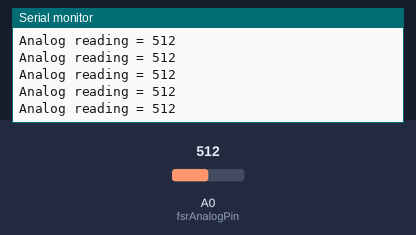
This sketch was run on a simulated Arduino Uno, built with avr-gcc and run on an emulated ATmega328P. Parts: the last lines printed to the serial monitor. Inputs (shaded band) come from the test bench; at power-on: A0 (fsrAnalogPin) = 512.

Above: at 1.2 s.
1.3 s: A0 (fsrAnalogPin) set to 716
At 1.31 s:
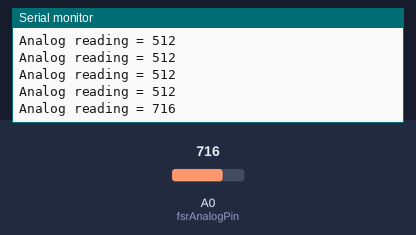
2.8 s: A0 (fsrAnalogPin) set to 900
At 2.82 s:
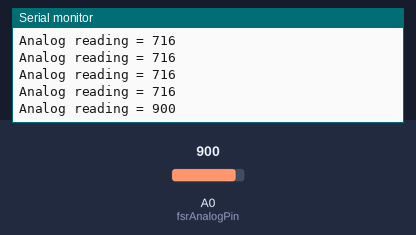
Timing chart, 0 to 5.8 s (numbered marks = the images above; inputs shaded):
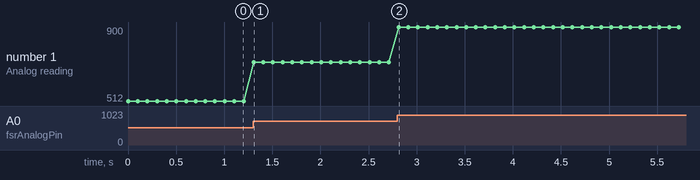

The sketch:

readingFlexSensor.ino
```cpp
  /* FSR testing sketch.

Connect one end of FSR to 5V, the other end to Analog 0.
Then connect one end of a 10K resistor from Analog 0 to ground
Connect LED from pin 11 through a resistor to ground

For more information see www.ladyada.net/learn/sensors/fsr.html */

int fsrAnalogPin = 0; // FSR is connected to analog 0
//int LEDpin = 11;      // connect Red LED to pin 11 (PWM pin)
int fsrReading;      // the analog reading from the FSR resistor divider
//int LEDbrightness;

void setup(void) {
  Serial.begin(9600);   // We'll send debugging information via the Serial monitor
  //pinMode(LEDpin, OUTPUT);
}

void loop(void) {
  fsrReading = analogRead(fsrAnalogPin);
  Serial.print("Analog reading = ");
  Serial.println(fsrReading);

  // we'll need to change the range from the analog reading (0-1023) down to the range
  // used by analogWrite (0-255) with map!
  //LEDbrightness = map(fsrReading, 0, 1023, 0, 255);
  // LED gets brighter the harder you press
  //analogWrite(LEDpin, LEDbrightness);

  delay(100);
}
```

Measured:
- after the input at 1.3 s, the serial monitor: prints a new line at once (image 1)
- after the input at 2.8 s, the serial monitor: prints a new line at once (image 2)
- plotted number 1: 512 → 716 after the input at 1.3 s, 716 → 900 after the input at 2.8 s
